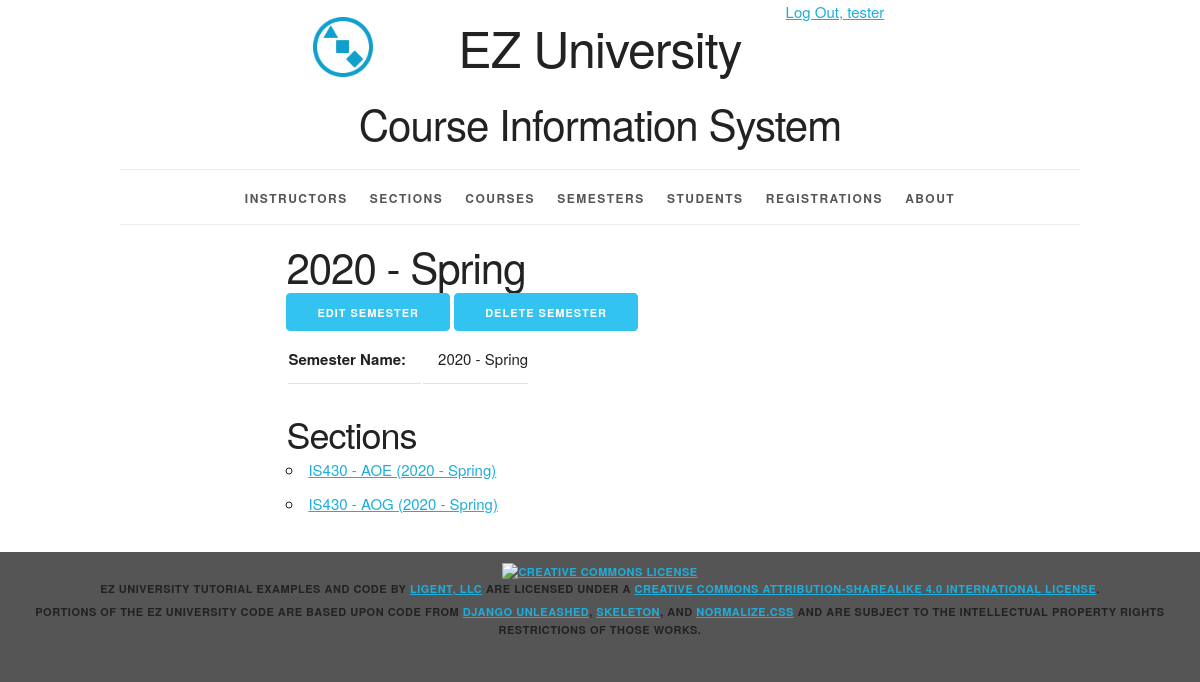
The app's page /semester/1/ (signed in), older data.
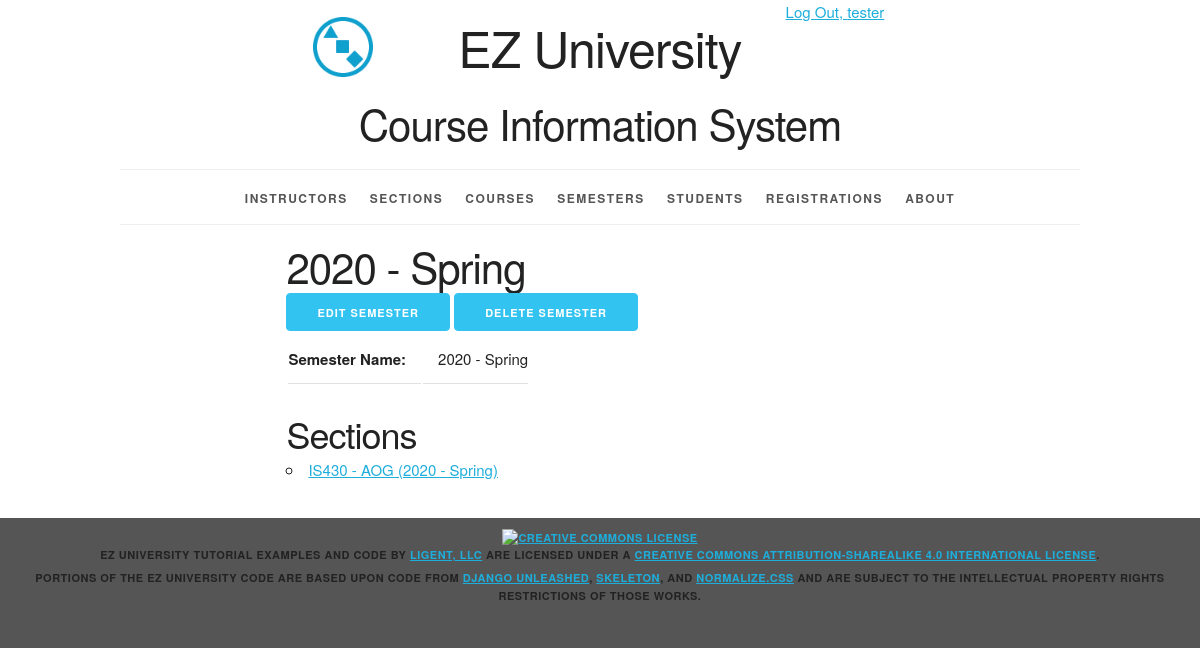
The same page, newer data.
### courseinfo/models.py (models this page shows, shortened)
class Section(models.Model):
    section_id = models.AutoField(primary_key=True)
    section_name = models.CharField(max_length=10)
    semester = models.ForeignKey(Semester, related_name='sections', on_delete=models.PROTECT)
    course = models.ForeignKey(Course, related_name='sections', on_delete=models.PROTECT)
    instructor = models.ForeignKey(Instructor, related_name='sections', on_delete=models.PROTECT)
    def __str__(self):
        return '%s - %s (%s)' % (self.course.course_number, self.section_name, self.semester.__str__())
    def get_absolute_url(self):
        return reverse('courseinfo_section_detail_urlpattern',
                       kwargs={'pk': self.pk})
    class Meta:
        ordering = ['course', 'section_name', 'semester']
        constraints = [
            UniqueConstraint(fields=['semester', 'course', 'section_name'], name='unique_section')
        ]

class Course(models.Model):
    course_id = models.AutoField(primary_key=True)
    course_number = models.CharField(max_length=20)
    course_name = models.CharField(max_length=255)
    class Meta:
        ordering = ['course_number', 'course_name']
        constraints = [
            UniqueConstraint(fields=['course_number', 'course_name'], name='unique_course')
        ]

class Semester(models.Model):
    semester_id = models.AutoField(primary_key=True)
    year = models.ForeignKey(Year, related_name='semesters', on_delete=models.PROTECT)
    period = models.ForeignKey(Period, related_name='semesters', on_delete=models.PROTECT)
    def __str__(self):
        return '%s - %s' % (self.year.year, self.period.period_name)
    def get_update_url(self):
        return reverse('courseinfo_semester_update_urlpattern',
                       kwargs={'pk': self.pk})
    def get_delete_url(self):
        return reverse('courseinfo_semester_delete_urlpattern',
                       kwargs={'pk': self.pk})
    class Meta:
        ordering = ['year__year', 'period__period_sequence']
        constraints = [
            UniqueConstraint(fields=['year', 'period'], name='unique_semester')
        ]

class Year(models.Model):
    year_id = models.AutoField(primary_key=True)
    year = models.IntegerField(unique=True)
    class Meta:
        ordering = ['year']

class Period(models.Model):
    period_id = models.AutoField(primary_key=True)
    period_sequence = models.IntegerField(unique=True)
    period_name = models.CharField(max_length=45, unique=True)
    class Meta:
        ordering = ['period_sequence']

### courseinfo/views.py (the view)
class SemesterDetail(LoginRequiredMixin, PermissionRequiredMixin, DetailView):
    model = Semester
    permission_required = 'courseinfo.view_semester'
    def get_context_data(self, **kwargs):
        context = super(DetailView, self).get_context_data(**kwargs)
        semester = self.get_object()
        section_list = semester.sections.all()
        context['section_list'] = section_list
        return context

### courseinfo/templates/courseinfo/semester_detail.html (shortened to what this page needs)
{% extends 'courseinfo/base.html' %}
{% block content %}
    <article>
        <div class="row">
            <div class="offset-by-two eight columns">
                <h2>{{ semester }}</h2>
                <ul class="inline">
                    {% if perms.courseinfo.change_semester %}
                        <li>
                            <a href="{{ semester.get_update_url }}"
                               class="button button-primary">
                                Edit Semester</a></li>
                    {% endif %}
                    {% if perms.courseinfo.delete_semester %}
                        <a href="{{ semester.get_delete_url }}"
                           class="button button-primary">
                            Delete Semester</a></li>
                    {% endif %}
                </ul>
                <section>
                    <table>
                        <tr>
                            <th>Semester Name:</th>
                            <td>{{ semester }}</td>
                        </tr>
                    </table>
                </section>
                <section>
                    <h3>Sections</h3>
                    <ul>
                        {% for section in section_list %}
                            <li>
                                <a href="{{ section.get_absolute_url }}">{{ section }}</a>
                            </li>
                        {% empty %}
                            <li><em>There are currently no sections for this semester.</em></li>
                        {% endfor %}
                    </ul>
                </section>
            </div>
        </div>
    </article>
{% endblock %}

Row changes from the older to the newer data that the page shows:
removed Section: course+section_name+semester "IS430 - AOE (2020 - Spring)"
